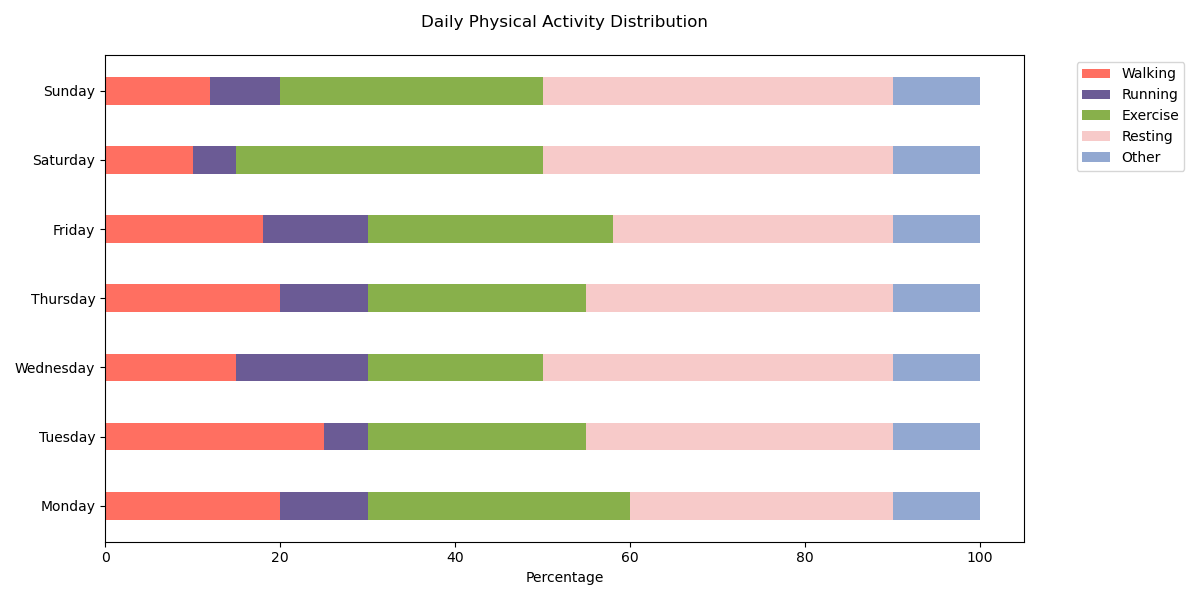

This chart was generated by the following Python code:

import matplotlib.pyplot as plt
import numpy as np

# Data
days = ["Monday", "Tuesday", "Wednesday", "Thursday", "Friday", "Saturday", "Sunday"]
walking = [20, 25, 15, 20, 18, 10, 12]
running = [10, 5, 15, 10, 12, 5, 8]
exercise = [30, 25, 20, 25, 28, 35, 30]
resting = [30, 35, 40, 35, 32, 40, 40]
other = [10, 10, 10, 10, 10, 10, 10]

# Normalize data to sum to 100%
data = np.array([walking, running, exercise, resting, other])
data_percentage = data / data.sum(axis=0) * 100

# Colors
colors = ['#FF6F61', '#6B5B95', '#88B04B', '#F7CAC9', '#92A8D1']

# Plot
fig, ax = plt.subplots(figsize=(12, 6))
bar_width = 0.4
indices = np.arange(len(days))

bottoms = np.zeros(len(days))
for i in range(len(data)):
    ax.barh(indices, data_percentage[i], left=bottoms, height=bar_width, color=colors[i])
    bottoms += data_percentage[i]

# Labels and title
ax.set_xlabel('Percentage')
ax.set_title('Daily Physical Activity Distribution', pad=20)
ax.set_yticks(indices)
ax.set_yticklabels(days)
ax.legend(['Walking', 'Running', 'Exercise', 'Resting', 'Other'], bbox_to_anchor=(1.05, 1), loc='upper left')

plt.tight_layout()
plt.show()
